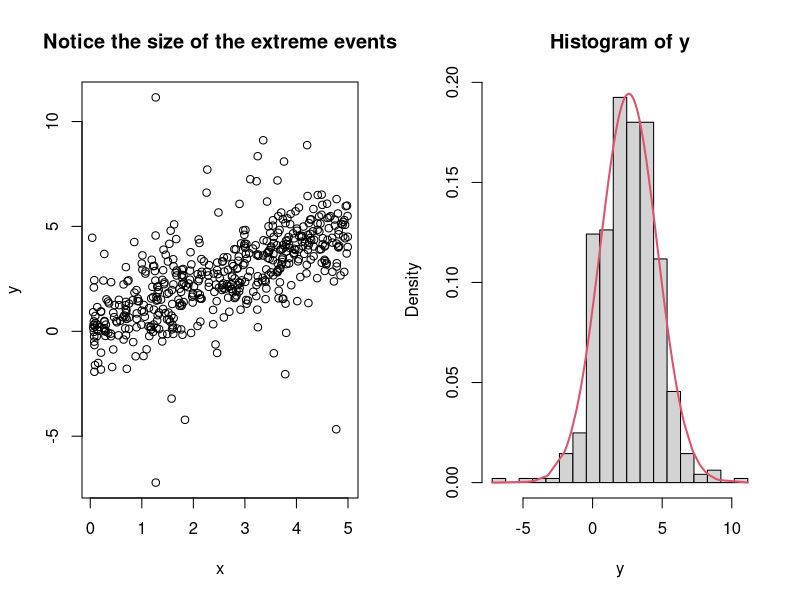
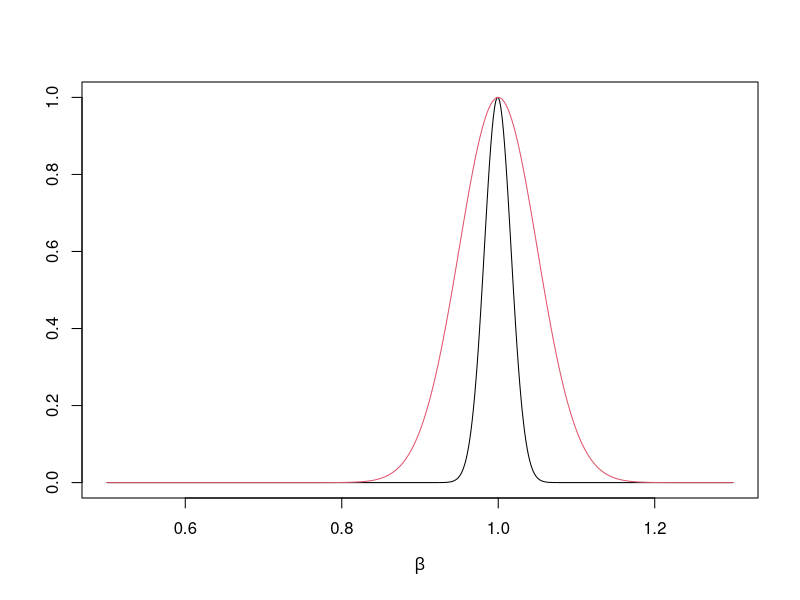
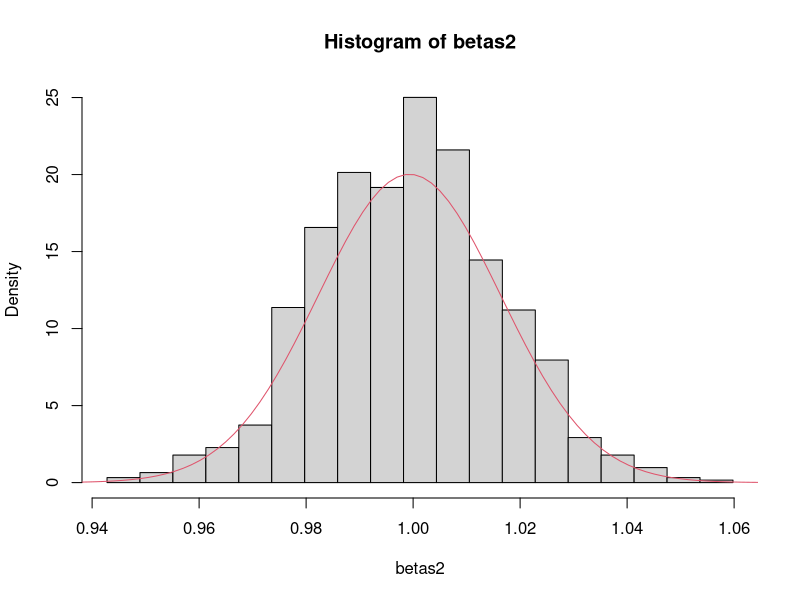

Recreate these plots in R, in order.
############################################################
#
#  y(i) = alpha + beta*x(i) + e(i)  
#
#  where e(i) are iid Student t with nu degrees of freedom
#
#
############################################################
set.seed(13454)
n = 500
v = 3
alpha = 0
beta = 1
sig2 = 1
e = rt(n,v)
x = 5*runif(n)
y = alpha + beta*x + e

par(mfrow=c(1,2))
plot(x,y,main="Notice the size of the extreme events")
hist(y,breaks=seq(min(y),max(y),length=20),prob=TRUE)
lines(sort(y),dnorm(sort(y),mean(y),sqrt(var(y))),col=2,lwd=2)

# Log posterior distribution
logpost = function(beta){
-beta^2/200 -5.5*sum(log(1+(y-alpha-beta*x)^2/(10*sig2)))
}

# Enveloping the posterior density with q=N(1,0.05^3)
betas = seq(0.5,1.3,length=500)
lp = rep(0,500)
q  = rep(0,500)
for (i in 1:500){
  lp[i] = logpost(betas[i])
  q[i]  = dnorm(betas[i],1,0.05)
}

par(mfrow=c(1,1))
plot(betas,exp(lp-max(lp)),type="l",xlab=expression(beta),ylab="")
lines(betas,q/max(q),col=2)


# drawing from the proposal - N(0.94,0.12^2)
betas1 = rnorm(10000,1,0.05)

# Computing SIR weights
w = rep(0,10000)
for (i in 1:10000)
  w[i] = logpost(betas1[i])-dnorm(betas1[i],1,0.05,log=TRUE)
w = exp(w-max(w))
w = w/sum(w)

# Resampling
betas2 = sample(betas1,size=1000,replace=TRUE,prob=w)

par(mfrow=c(1,1))
hist(betas2,xlim=range(betas2),breaks=seq(min(betas2),max(betas2),length=20),prob=TRUE)
lines(betas,20*exp(lp-max(lp)),col=2)

